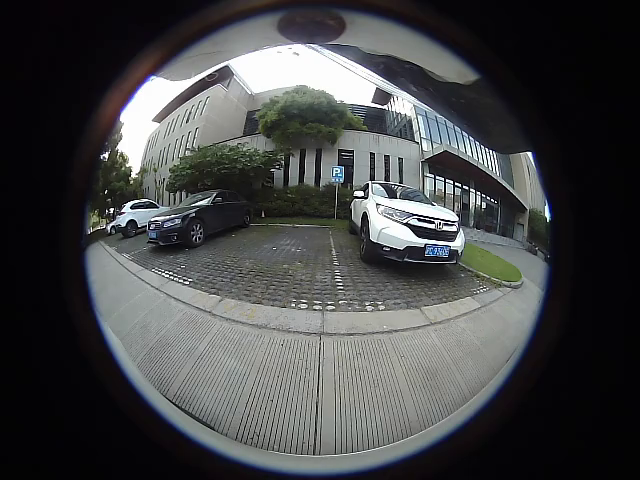
//> input picture fisheyestitcher_dwx/version_0/data/im0.png, 640 x 480 px, given in place of the camera
$ ./fish2sphere_test2   (built with g++ and OpenCV 4)
//> lines starting //> are read from the running program, lines starting //| are printed output that depends on the picture; after the words box and inside, x2 and y2 are one past the last pixel; in counts of white or black regions, pixels touching at a corner belong together
#include <iostream>
#include <fstream>
#include <string>

#include <opencv2/opencv.hpp>
#include <opencv2/core/core.hpp>
#include <opencv2/highgui/highgui.hpp>
#include <opencv2/imgcodecs.hpp>
#include <opencv2/imgproc.hpp>
#include <opencv2/calib3d.hpp> // for findHomograph
#include <Eigen/Dense>
#include <opencv2/core/eigen.hpp>


using namespace std;
using namespace cv;
using namespace Eigen;
using Eigen::MatrixXd;

#define     MY_DEBUG      0
#define     TEST          0
#define     MAX_FOVD      200.0f
#define     pi            3.1415926

//  多项式系数
#define    P1_    -7.5625e-17
#define    P2_     1.9589e-13
#define    P3_    -1.8547e-10
#define    P4_     6.1997e-08
#define    P5_    -6.9432e-05
#define    P6_     0.9976

/***************************************************************************************************
*
* Fisheye Unwarping 鱼眼展开
*   Unwarp source fisheye -> 360x180 equirectangular
*
***************************************************************************************************/
// [11 lines left out: functions fish_unwarp, fish_angle_regulation, not called in this run]
/***************************************************************************************************
*
* Function: convert fisheye-vertical to equirectangular
*   (reference: Panotool)
*
***************************************************************************************************/
void
fish2Eqt( double x_dest, double  y_dest, double* x_src, double* y_src, double W_rad )
{
    double phi, theta, r, s;
    double v[3];
    phi   = x_dest / W_rad;
    theta = -y_dest / W_rad + CV_PI / 2;

    if (theta < 0)
    {
        theta = -theta;
        phi += CV_PI;
    }
    if (theta > CV_PI)
    {
        theta = CV_PI - (theta - CV_PI);
        phi += CV_PI;
    }

    s = sin(theta);
    v[0] = s * sin(phi);
    v[1] = cos(theta);
    r = sqrt(v[1] * v[1] + v[0] * v[0]);
    theta = W_rad * atan2(r, s * cos(phi));
    //
    *x_src = theta * v[0] / r;
    *y_src = theta * v[1] / r;

} /* fish2Eqt() */


/***************************************************************************************************
*
* Map 2D fisheye image to 2D projected sphere
*
***************************************************************************************************/
void
fish_2D_map( cv::Mat &map_x, cv::Mat &map_y, int Hs, int Ws, int Hd, int Wd, float in_fovd )
{
    static double W_rad = Wd / (2 * CV_PI);
    double x_d, y_d; // dest
    double x_s, y_s; // source
    double w2  = (double)Wd / 2.0 - 0.5;
    double h2  = (double)Hd / 2.0 - 0.5;
    double ws2 = (double)Ws / 2.0 - 0.5;
    double hs2 = (double)Hs / 2.0 - 0.5;

    for (int y = 0; y < Hd; y++)
    {
        // y-coordinate in dest image relative to center
        y_d = (double)y - h2;
        for (int x = 0; x < Wd; x++)
        {
            x_d = (double)x - w2;
            // Convert fisheye coordinate to cartesian coordinate (equirectangular)
            fish2Eqt(x_d, y_d, &x_s, &y_s, W_rad);
            // Convert source cartesian coordinate to screen coordinate
            x_s += ws2;
            y_s += hs2;
            // Create map
            map_x.at<float>(y, x) = float(x_s);
            map_y.at<float>(y, x) = float(y_s);
        }
    }

} /* fish_2D_map() */
/***************************************************************************************************
*
* Map 2D fisheye image to 2D projected sphere and transform the angle
*
***************************************************************************************************/
void
angle_transformation( cv::Mat &map_angle_x, cv::Mat &map_angle_y, float cam_yaw, float cam_pitch, float cam_roll,
                    float cam_fx, float cam_fy, float cam_u0, float cam_v0,
                    int Hs, int Ws )
{
    Matrix3f R(3, 3), R_inversed(3, 3);
    MatrixXf points_transd(Hs*Ws, 3), points(Hs*Ws, 3), point(Hs*Ws, 3);
    MatrixXf map_x_matrix(Hs, Ws), map_y_matrix(Hs, Ws);
    Matrix3f R_x(3, 3), R_y(3, 3), R_z(3, 3), R_y_x(3, 3);

    // euler_angle_rotation(cam_yaw, cam_pitch, cam_roll, R);
    R_x << 1, 0, 0,0, cos(cam_yaw), -sin(cam_yaw),0, sin(cam_yaw), cos(cam_yaw);
    R_y << cos(cam_pitch), 0, sin(cam_pitch),0, 1, 0,-sin(cam_pitch), 0, cos(cam_pitch);
    R_z << cos(cam_roll), -sin(cam_roll), 0,sin(cam_roll),cos(cam_roll), 0,0, 0, 1;
    R_y_x = R_y * R_x;
    R = R_z * R_y_x;
    R_inversed = R.transpose();
    for(int v=0; v<Hs; v++)
    {
        for(int u=0; u<Ws; u++)
        {
            // pixel2point(u, v, cam_fx, cam_fy, cam_u0, cam_v0, points, Hs, Ws);
            float pixel_r = sqrt(pow((u - cam_u0), 2)+pow((v - cam_v0), 2));
            float pixel_theta = pixel_r/cam_fx;
            float p_z = cos(pixel_theta);
            float p_x = sin(pixel_theta)*(u - cam_u0)/pixel_r;
            float p_y = sin(pixel_theta)*(v - cam_v0)/pixel_r;

            points((v*Ws)+u,0) = p_x;
            points((v*Ws)+u,1) = p_y;
            points((v*Ws)+u,2) = p_z;
        }
    }

    points_transd = (R_inversed * points.transpose()).transpose();
    // point2pixel(points_transd, indxy, cam_fx, cam_fy, cam_u0, cam_v0, Hs, Ws);
    int row = 1, col = 1;
    for (int i=0; i<Hs*Ws; i++)
    {
        float point_theta = acos(points_transd(i,2)/(sqrt(pow(points_transd(i,0),2)+pow(points_transd(i,1),2)+pow(points_transd(i,2),2))));
        float px, py;
        if (point_theta > pi)
        {
            point_theta = pi*2-point_theta;
        }
        if (points_transd(i,0)==0 || points_transd(i,1) == 0)
        {
            px = points_transd(i,0)*cam_fx*point_theta/sqrt(pow(0.001, 2)+pow(0.001, 2))+cam_u0;
            py = points_transd(i,1)*cam_fy*point_theta/sqrt(pow(0.001, 2)+pow(0.001, 2))+cam_v0;
        }
        px = points_transd(i,0)*cam_fx*point_theta/sqrt(pow(points_transd(i,0),2)+pow(points_transd(i,1),2))+cam_u0;
        py = points_transd(i,1)*cam_fy*point_theta/sqrt(pow(points_transd(i,0),2)+pow(points_transd(i,1),2))+cam_v0;

        map_x_matrix(row-1, col-1) = px;
        map_y_matrix(row-1, col-1) = py;
        col++;
        if ((i+1)%Ws == 0)
        {
            row++;
            col = 1;
        }
    }
    eigen2cv(map_x_matrix, map_angle_x);
    eigen2cv(map_y_matrix, map_angle_y);
}
/***************************************************************************************************
*
* Fisheye Light Fall-off Compensation: Scale_Map Construction
*
***************************************************************************************************/
void
fish_compen_map( const int H, const int W, const cv::Mat &R_pf, cv::Mat &scale_map )
{
    int W_ = floor(W / 2);
    int H_ = floor(H / 2);

    // Create IV quadrant map
    Mat scale_map_quad_4 = Mat::zeros(H_, W_, R_pf.type());
    float da = R_pf.at<float>(0, W_ - 1);
    int x, y;
    float r, a, b;

    for (x = 0; x < W_; x++)
    {
        for (y = 0; y < H_; y++)
        {
            r = floor(sqrt(std::pow(x, 2) + std::pow(y, 2)));
            if (r >= (W_ - 1))
            {
                scale_map_quad_4.at<float>(y, x) = da;
            }
            else
            {
                a = R_pf.at<float>(0, r);
                if ((x < W_) && (y < H_)) // within boundaries
                    b = R_pf.at<float>(0, r + 1);
                else // on boundaries
                    b = R_pf.at<float>(0, r);
                scale_map_quad_4.at<float>(y, x) = (a + b) / 2.0f;
            }
        } // x()
    } // y()

    // Assume Optical Symmetry & Flip
    Mat scale_map_quad_1(scale_map_quad_4.size(), scale_map_quad_4.type());
    Mat scale_map_quad_2(scale_map_quad_4.size(), scale_map_quad_4.type());
    Mat scale_map_quad_3(scale_map_quad_4.size(), scale_map_quad_4.type());
    //
    cv::flip(scale_map_quad_4, scale_map_quad_1, 0); // quad I, up-down or around x-axis
    cv::flip(scale_map_quad_4, scale_map_quad_3, 1); // quad III, left-right or around y-axis
    cv::flip(scale_map_quad_1, scale_map_quad_2, 1); // quad II, up-down or around x-axis
    //
    Mat quad_21, quad_34;
    cv::hconcat(scale_map_quad_2, scale_map_quad_1, quad_21);
    cv::hconcat(scale_map_quad_3, scale_map_quad_4, quad_34);
    //
    cv::vconcat(quad_21, quad_34, scale_map);

} /* fisheye_compen_map() */

/***************************************************************************************************
*
* Fisheye Light Fall-off Compensation
*
***************************************************************************************************/
// [19 lines left out: function fish_lighFO_compen, not called in this run]

/***************************************************************************************************
*
* Mask creation for cropping image data inside the FOVD circle
*
***************************************************************************************************/
void
fish_mask_erect( const int Ws, const int Hs, const float in_fovd,
                 cv::Mat &cir_mask, cv::Mat &inner_cir_mask )
{
    Mat cir_mask_ = Mat(Hs, Ws, CV_8UC3);
    Mat inner_cir_mask_ = Mat(Hs, Ws, CV_8UC3);

    int wShift = static_cast<int>(floor(((Ws * (MAX_FOVD - in_fovd) / MAX_FOVD) / 2.0f)));

    // Create Circular mask to crop the input W.R.T. FOVD
    int r1 = static_cast<int>(floor((double(Ws) / 2.0)));
    int r2 = static_cast<int>(floor((double(Ws) / 2.0 - wShift * 2.0)));
    circle(cir_mask_,       Point(int(Hs / 2), int(Ws / 2)), r1, Scalar(255, 255, 255), -1, 8, 0); // fill circle with 0xFF
    circle(inner_cir_mask_, Point(int(Hs / 2), int(Ws / 2)), r2, Scalar(255, 255, 255), -1, 8, 0); // fill circle with 0xFF

    cir_mask_.convertTo(cir_mask, CV_8UC3);
    inner_cir_mask_.convertTo(inner_cir_mask, CV_8UC3);
} /* fish_mask_erect() */

/***************************************************************************************************
*
* create blend mask for blend post
*
***************************************************************************************************/
void
fish_create_blend_mask( const cv::Mat &cir_mask, const cv::Mat &inner_cir_mask,
                  const int Ws, const int Hs, const int Wd, const int Hd,
                  const Mat &map_x, const Mat &map_y,
                  cv::Mat &binary_mask, std::vector<int> &blend_post )
{
    Mat inner_cir_mask_n;
    Mat ring_mask, ring_mask_unwarped;

    int Ws2 = static_cast<int>(Ws / 2);
    int Hs2 = static_cast<int>(Hs / 2);
    int Wd2 = static_cast<int>(Wd / 2);
    bitwise_not(inner_cir_mask, inner_cir_mask_n);

    cir_mask.copyTo(ring_mask, inner_cir_mask_n);

#if MY_DEBUG
    imwrite("./output/ring_mask.jpg", ring_mask);
#endif

    remap(ring_mask, ring_mask_unwarped, map_x, map_y, INTER_LINEAR,
          BORDER_CONSTANT, Scalar(0, 0, 0));

    Mat mask_ = ring_mask_unwarped(Rect(Wd2-Ws2, 0, Ws, Hd));
    mask_.convertTo(mask_, CV_8UC3);

    // int H_ = mask_.size().height;
    // int W_ = mask_.size().width;
    int H_ = mask_.size().height;
    int W_ = mask_.size().width;

    int ridx, cidx;

    const int first_zero_col = 120; // first cidx that mask value is zero
    const int first_zero_row =  45; // first ridx that mask value is zero

    // Clean up
    for( ridx=0; ridx < H_; ++ridx)
    {
        if( cidx < first_zero_col || cidx > W_-first_zero_col )
        {
            mask_.at<Vec3b>(Point(cidx,ridx)) = Vec3b(255,255,255);
        }
    }
    for( ridx=0; ridx < H_; ++ridx )
    {
        for( cidx=0; cidx < W_; ++cidx )
        {
            if( (ridx < (static_cast<int>(H_/2)) ) &&
                (cidx > first_zero_col-1) &&
                (cidx < W_-first_zero_col+1) )
            {
                mask_.at<Vec3b>(Point(cidx,ridx)) = Vec3b(0, 0, 0);
            }
        }
    }

    // Create blend_post
    int offset = 15;
    for( ridx=0; ridx < H_; ++ridx )
    {
        if( ridx > H_-first_zero_row )
        {
            blend_post.push_back( 0 );
            continue;
        }
        for( cidx=first_zero_col-10; cidx < W_/2+10; ++cidx )
        {
            Vec3b color = mask_.at<Vec3b>(Point(cidx,ridx));
            if( color == Vec3b(0,0,0))
            {
                blend_post.push_back( cidx - offset );
                break;
            }
        }
    }

    mask_.convertTo( binary_mask, CV_8UC3 );

#if MY_DEBUG
    cout << "size mask_ = " << mask_.size() << ", type = " << mask_.type() << ", ch = " << mask_.channels() << "\n";
    imwrite("./output/mask.jpg", mask_);
#endif
}


/***************************************************************************************************
*
* Ramp Blending on the right patch
*
***************************************************************************************************/
// [34 lines left out: function fish_blend_right, not called in this run]


/***************************************************************************************************
*
* Ramp Blending on the left patch
*
***************************************************************************************************/
// [34 lines left out: function fish_blend_left, not called in this run]

/***************************************************************************************************
*
* Blending aligned images
*    Input: aligned images
*    Output: blended pano
*
***************************************************************************************************/
// [118 lines left out: functions fish_blend_directly, fish_blend, not called in this run]


int main( int argc, char** argv )
{
/***************************************************************************************************
*
* 一个窗口显示两个摄像头
*
***************************************************************************************************/
    Mat frame1, frame2,ROIImage1, ROIImage2,mask1,mask2,gray_Image1, gray_Image2,  CutFrame1,  CutFrame2;
	Mat angle_tmp1(1200,1600,CV_8UC3,Scalar(0,0,0));
    Mat angle_tmp2(1200,1600,CV_8UC3,Scalar(0,0,0));
    float fovd = 200.0f;
    bool  disable_light_compen = 1;
    bool  disable_refine_align = 1;

    int W_in = 1920; // default: video 3840X1920
    float cam1_yaw = 0;
    float cam1_pitch = pi*0/180;
    float cam1_roll = 0;
    float cam2_yaw = 0;
    float cam2_pitch = pi*30/180;
    float cam2_roll = 0;
    /***************************************************************************************************
    *
    * camera parameter
    *
    ***************************************************************************************************/
    float cam_mat1[3][3] = {{306.2179554207244, 0.0, 827.6396074947415}, {0.0, 306.4032729038873, 612.7686375589241}, {0.0, 0.0, 1.0}};
    float cam_dist1[4] = {0.061469387879628086, -0.018668965639305285, 0.03781464752574166, -0.02677018297407956};
    float cam_mat2[3][3] = {{305.8103327739443, 0.0, 868.4087733419921}, {0.0, 306.2007353016409, 628.2346880123545}, {0.0, 0.0, 1.0}};
    float cam_dist2[4] = {0.05474630002513208, -0.003933657882507959, 0.03314157850495621, -0.03770454084099611};
    // cam_1
    float cam1_fx = cam_mat1[0][0];
    float cam1_fy = cam_mat1[1][1];
    float cam1_u0 = cam_mat1[0][2];
    float cam1_v0 = cam_mat1[1][2];
    float p1_1 = cam_dist1[0];
    float p1_2 = cam_dist1[1];
    float p1_3 = cam_dist1[2];
    float p1_4 = cam_dist1[3];
    //cam_2
    float cam2_fx = cam_mat2[0][0];
    float cam2_fy = cam_mat2[1][1];
    float cam2_u0 = cam_mat2[0][2];
    float cam2_v0 = cam_mat2[1][2];
    float p2_1 = cam_dist2[0];
    float p2_2 = cam_dist2[1];
    float p2_3 = cam_dist2[2];
    float p2_4 = cam_dist2[3];

    Mat in_img, in_img_L, in_img_R;

    VideoCapture capture1(0);
	VideoCapture capture2(1);
	capture1.set(CV_CAP_PROP_FRAME_WIDTH, 1600);
	capture1.set(CV_CAP_PROP_FRAME_HEIGHT, 1200);
	capture2.set(CV_CAP_PROP_FRAME_WIDTH, 1600);
	capture2.set(CV_CAP_PROP_FRAME_HEIGHT, 1200);
	capture1.set(CAP_PROP_FOURCC, VideoWriter::fourcc('M', 'J', 'P', 'G'));
	capture2.set(CAP_PROP_FOURCC, VideoWriter::fourcc('M', 'J', 'P', 'G'));
	if (!capture1.isOpened())
	{
		cout << "Cam1 is not open!" << endl;
		return -1;
	}
	if (!capture2.isOpened())
	{
		cout << "Cam2 is not open!" << endl;
		return -1;
	}

	Mat frame3(cam1_fy*fovd*pi/180,cam1_fx*fovd*pi/180+cam2_fx*fovd*pi/180,CV_8UC3,Scalar(0,0,0));
    Mat temp_frame3(1920, 3840, frame3.type());
    //**************************************************************************
    // PreComputation
    //**************************************************************************
    in_img = temp_frame3;
    int Worg = in_img.size().width;
    int Horg = in_img.size().height;
    // Source image
    int Ws = int(Worg / 2);
    int Hs = Horg;
    // Destination pano
    int Wd = int(Ws * 360.0 / MAX_FOVD);
    int Hd = int(Wd / 2);
    //--------------------------------------------------------------------------
    // Initialization of all precomputed data
    //--------------------------------------------------------------------------
    Mat map_x(Hd, Wd, CV_32FC1);
    Mat map_y(Hd, Wd, CV_32FC1);
    Mat scale_map(Hs, Ws, CV_32F);
    // Mat map_angle_x, map_angle_y;
    Mat map1_angle_x(1200, 1600, CV_32FC1);
    Mat map1_angle_y(1200, 1600, CV_32FC1);
    Mat map2_angle_x(1200, 1600, CV_32FC1);
    Mat map2_angle_y(1200, 1600, CV_32FC1);
    // initial angle transformation
    angle_transformation( map1_angle_x, map1_angle_y, cam1_yaw, cam1_pitch, cam1_roll,
                    cam1_fx, cam1_fy, cam1_u0, cam1_v0,
                    1200, 1600 );
    angle_transformation( map2_angle_x, map2_angle_y, cam2_yaw, cam2_pitch, cam2_roll,
                    cam2_fx, cam2_fy, cam2_u0, cam2_v0,
                    1200, 1600 );
    //--------------------------------------------------------------------------
    // Scale_Map Reconstruction for Fisheye Light Fall-off Compensation
    //--------------------------------------------------------------------------
    Mat x_coor = Mat::zeros(1, Ws/2, CV_32F);
    Mat temp(x_coor.size(), x_coor.type());

    for (int i = 0; i < Ws/2; i++)
    {
        x_coor.at<float>(0, i) = i;
    }
    //  R_pf = P1_ * (x_coor.^5.0) + P2_ * (x_coor.^4.0) + P3_ * (x_coor.^3.0) +
    //         P4_ * (x_coor.^2.0) + P5_ * x_coor + P6_;
    Mat R_pf = Mat::zeros(x_coor.size(), x_coor.type());
    cv::pow(x_coor, 5.0, temp);
    R_pf = R_pf + P1_ * temp;
    cv::pow(x_coor, 4.0, temp);
    R_pf = R_pf + P2_ * temp;
    cv::pow(x_coor, 3.0, temp);
    R_pf = R_pf + P3_ * temp;
    cv::pow(x_coor, 2.0, temp);
    R_pf = R_pf + P4_ * temp;
    R_pf = R_pf + P5_ * x_coor + P6_;
    // PF_LUT
    cv::divide(1, R_pf, R_pf); //element-wise inverse

    //--------------------------------------------------------------------------
    // Unwarp map_x, map_y, Light Fall-off Compensation
    //--------------------------------------------------------------------------
	fish_2D_map(map_x, map_y, Hs, Ws, Hd, Wd, fovd);
	// CV_Assert( (Hs % 2 == 0) && (Ws % 2 == 0) );
    //--------------------------------------------------------------------------
    // Create Circular mask to Crop the input W.R.T FOVD
    // (mask all data outside the FOVD circle)
    //--------------------------------------------------------------------------
    Mat cir_mask(Hs, Ws, in_img.type());
    Mat inner_cir_mask, binary_mask;
    std::vector<int> blend_post; // blending
    double inner_fovd = 183.0;
    fish_mask_erect(Ws, Hs, inner_fovd, cir_mask, inner_cir_mask);
//> in fish_mask_erect, `circle(cir_mask_,       Point(int(Hs / 2), int(Ws / 2)), r1, Scalar(25..`:
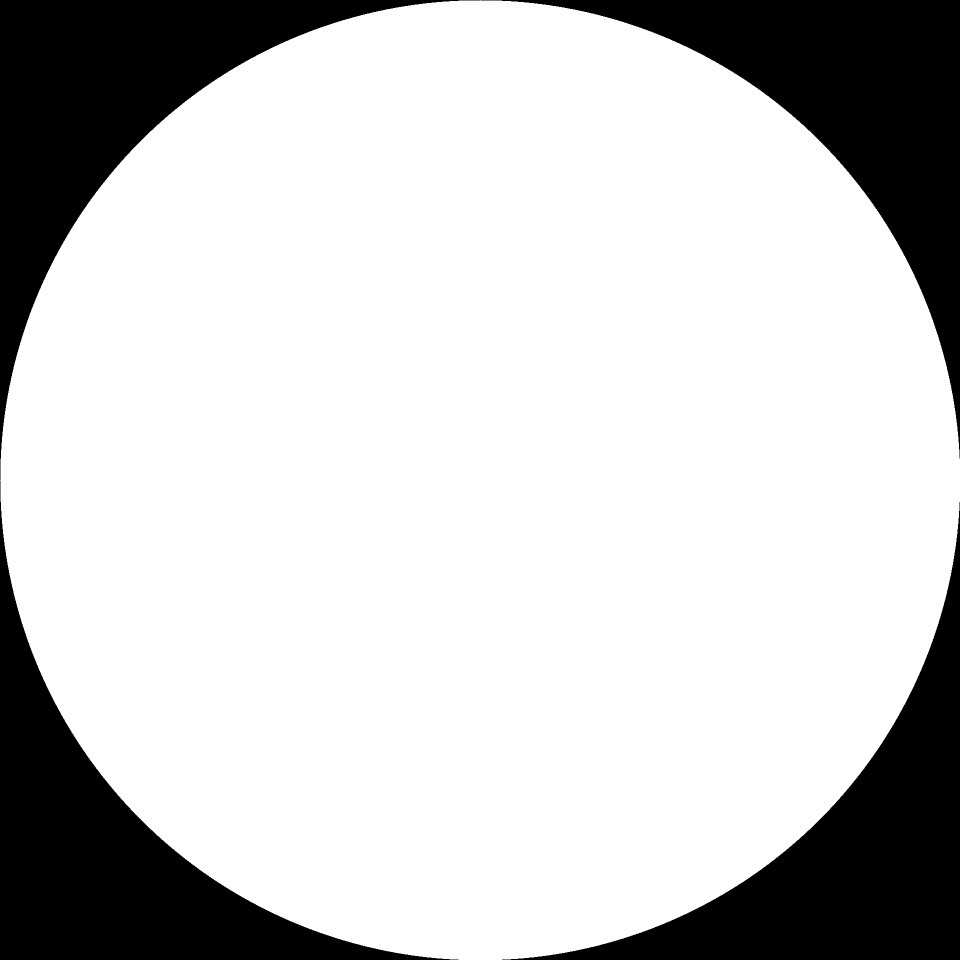
//> cir_mask_: 1920 rows x 1920 cols, CV_8UC3 (shown at 1/2 size); 78.5% white; 4 black regions, box (x1, y1, x2, y2) and area: (0, 0, 960, 960) 198764, (961, 0, 1920, 917) 197804, (0, 961, 917, 1920) 197804, (1004, 1004, 1920, 1920) 196845
//> in fish_mask_erect, `circle(inner_cir_mask_, Point(int(Hs / 2), int(Ws / 2)), r2, Scalar(25..`:
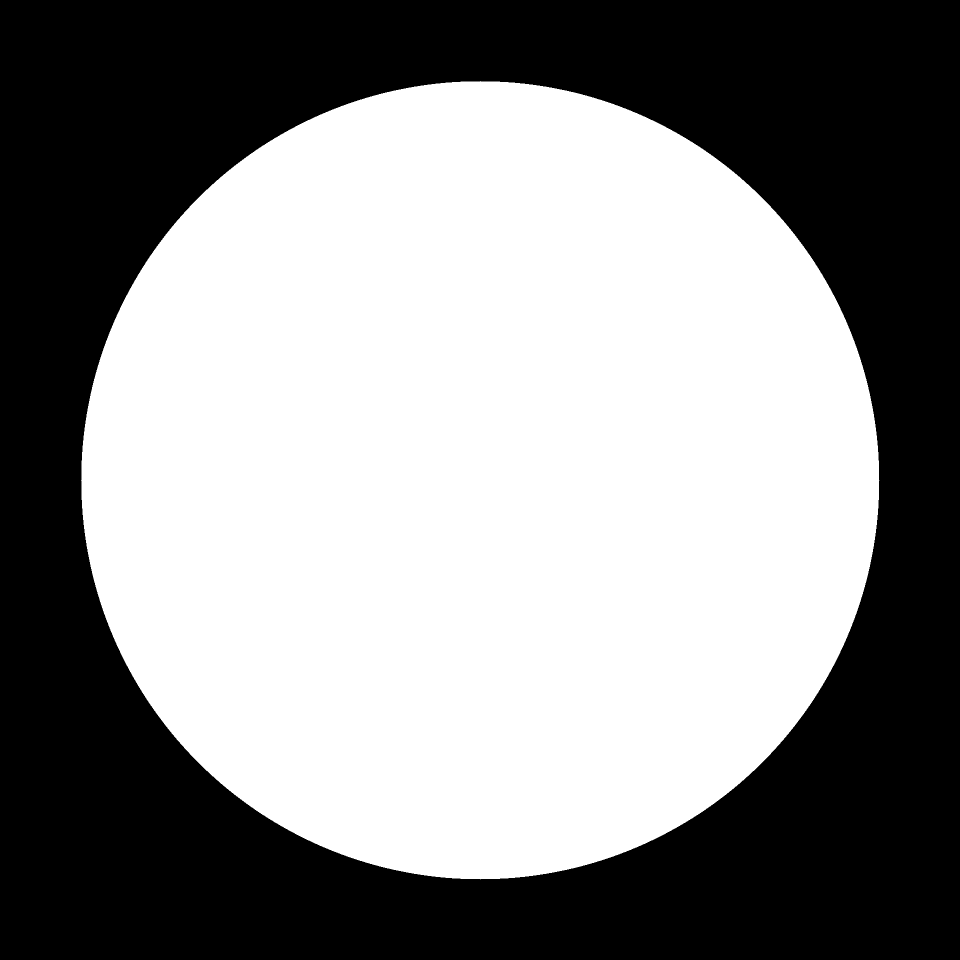
//> inner_cir_mask_: 1920 rows x 1920 cols, CV_8UC3 (shown at 1/2 size); 54.3% white; 1 black region, box (x1, y1, x2, y2) and area: (0, 0, 1920, 1920) 1685871
    fish_create_blend_mask( cir_mask, inner_cir_mask, Ws, Hs, Wd, Hd,
                      map_x, map_y, binary_mask, blend_post );
    //--------------------------------------------------------------------------
    // Light Fall-off Compensation
    //--------------------------------------------------------------------------
	fish_compen_map(Hs, Ws, R_pf, scale_map);
	in_img.release();
	Mat pano;

    while (true)
	{
		capture1.grab();
//> (the rest of the program and of its run is left out)
